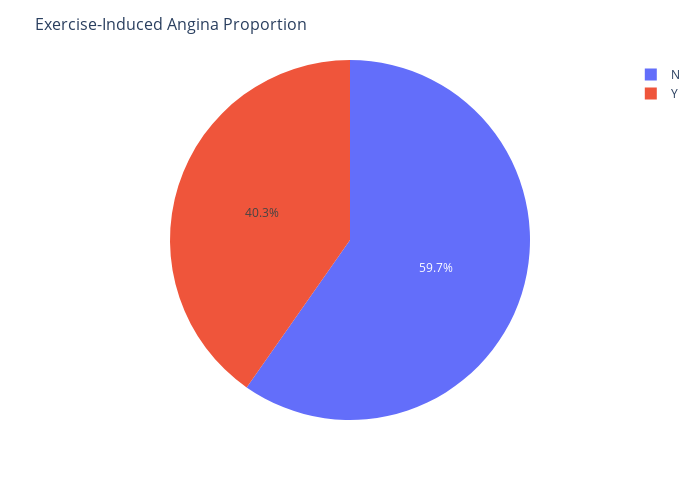

The code cell stored with this chart in its notebook:
### Code cell
pie_chart = px.pie(df, 'ExerciseAngina')
pie_chart.update_layout(
    title='Exercise-Induced Angina Proportion',
    width=700,
    height=500,
    title_font_size=16,
    font=dict(size=12),
    showlegend=True,
)
pie_chart.show()

### Figure 1 — Plotly figure (JSON) as saved in the notebook; plotly's stock layout.template omitted (floating-point values rounded to 4 significant figures; data arrays with more than 128 entries replaced by an {"elided": "..."} marker saying what was removed)
{"data": [{"domain": {"x": [0, 1], "y": [0, 1]}, "hovertemplate": "ExerciseAngina=%{label}<extra></extra>", "labels": {"elided": "8918 str values"}, "legendgroup": "", "name": "", "showlegend": true, "type": "pie"}], "layout": {"font": {"size": 12}, "height": 500, "legend": {"tracegroupgap": 0}, "margin": {"t": 60}, "showlegend": true, "title": {"font": {"size": 16}, "text": "Exercise-Induced Angina Proportion"}, "width": 700}}
